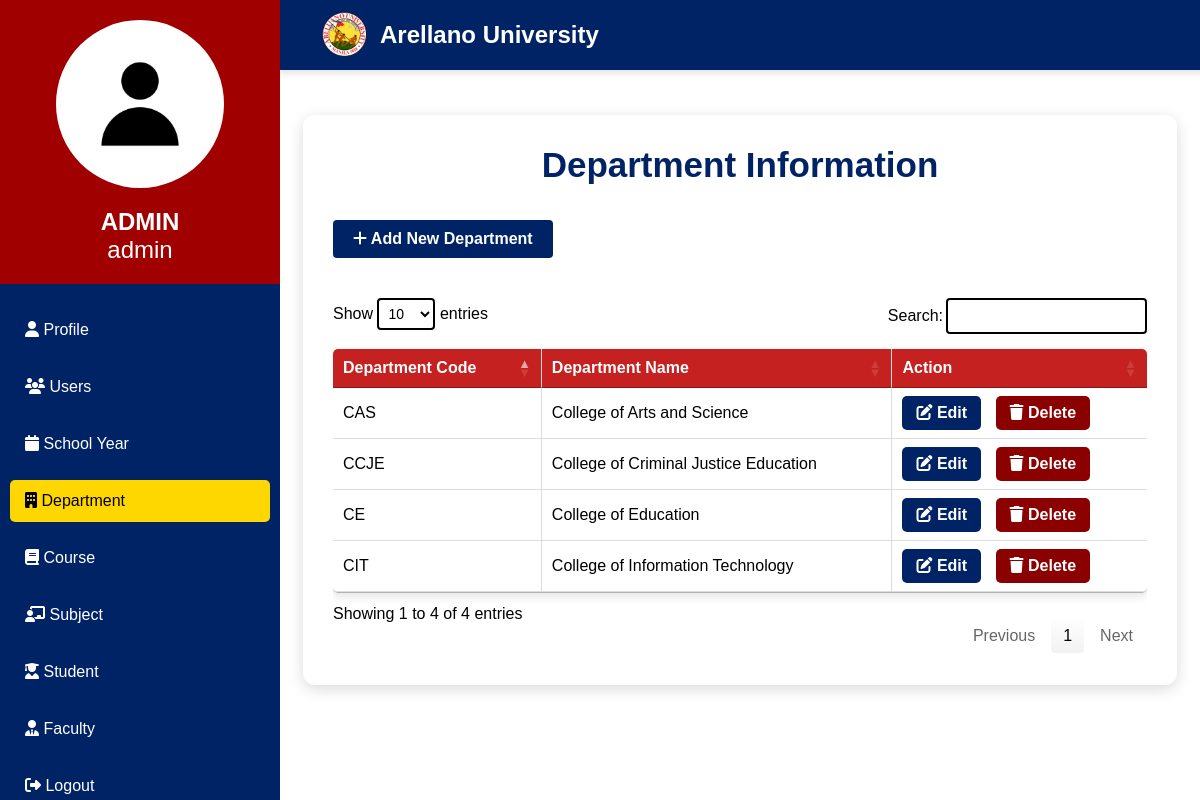
The app's page /admin/department.php (signed in) with its own data.
### tables this page shows
CREATE TABLE `tbl_users` (
  `user_id` varchar(20) NOT NULL,
  `password` text NOT NULL,
  `account_type` varchar(10) NOT NULL,
  `status` varchar(10) NOT NULL
);

CREATE TABLE `tbl_department` (
  `department_code` varchar(20) NOT NULL,
  `department_name` text NOT NULL
);

### admin/department.php (the view, shortened to what this page needs)
<?php
    include("cn.php");
    $user_id = mysqli_real_escape_string($connection, $_SESSION['user_id']);
    $query = mysqli_query($connection, "SELECT * FROM tbl_users WHERE user_id = '$user_id'");
    $row = mysqli_fetch_assoc($query);
    $isUser = ($row['account_type'] === 'user');
?>
<!DOCTYPE html>
<html>
<head>
    <link rel="stylesheet" href="css/table.css">
    <link rel="stylesheet" type="text/css" href="https://cdn.datatables.net/1.11.5/css/jquery.dataTables.css">
    <link rel="stylesheet" href="https://cdnjs.cloudflare.com/ajax/libs/font-awesome/6.4.2/css/all.min.css">
</head>
<body>
<nav class="sidebar">
    <div class="sidebar-header">
        <div class="user-con">
            <div class="img-con">
                <img src="images/default.jpg" alt="Admin Image">
            </div>
            <div class="user-info">
                <strong><?php echo strtoupper($row["account_type"]); ?></strong><br><?php echo $row["user_id"]; ?>
            </div>
        </div>
    </div>
        <ul class="nav-links">
            <li><a href="admin-profile.php"><i class="fas fa-user"></i> Profile</a></li>
            <li><a href="users.php"><i class="fas fa-users"></i> Users</a></li>
            <li><a href="school-year.php"><i class="fas fa-calendar"></i> School Year</a></li>
            <li><a href="department.php" class="active"><i class="fas fa-building"></i> Department</a></li>
            <li><a href="course.php"><i class="fas fa-book"></i> Course</a></li>
            <li><a href="subject.php"><i class="fas fa-chalkboard-teacher"></i> Subject</a></li>
            <li><a href="student.php"><i class="fas fa-user-graduate"></i> Student</a></li>
            <li><a href="faculty.php"><i class="fas fa-user-tie"></i> Faculty</a></li>
            <li><a href="logout.php"><i class="fas fa-sign-out-alt"></i> Logout</a></li>
        </ul>
</nav>
<section class="main-content">
    <div class="top-con">
        <div class="top-nav">
            <img src="images/au_logo.png" alt="Arellano University Logo" class="brand">
            <h2>Arellano University</h2>
        </div>
    </div>
    <div class="table-container">
        <h1 class="title">Department Information</h1>
        <button class="add-btn disabled-link" <?php if ($isUser) echo 'disabled'; else echo 'onclick="openModal()"'; ?>> <i class="fas fa-plus"></i> Add New Department</button>
        <?php
            include("cn.php");
            $query = mysqli_query($connection, "SELECT * FROM tbl_department");
            $rows = mysqli_num_rows($query);
            if ($rows > 0) {
        ?>
        <table id="department" class="styled-table">
            <thead>
                <tr>
                    <th>Department Code</th>
                    <th>Department Name</th>
                    <th>Action</th>
                </tr>
            </thead>
            <tbody>
                <?php
                    $query = mysqli_query($connection, "SELECT * FROM tbl_department");
                    while ($data = mysqli_fetch_assoc($query)) {
                ?>
                <tr>
                    <td><?php echo htmlspecialchars($data['department_code']); ?></td>
                    <td><?php echo htmlspecialchars($data['department_name']); ?></td>
                    <td>
                        <div class="action-buttons">
                            <button class="btn-edit disabled-link" <?php if ($isUser) echo 'disabled'; else echo 'onclick="openEditModal(\'' . $data['department_code'] . '\', \'' . $data['department_name'] . '\')"'; ?>> <i class="fas fa-edit"></i> Edit</button>
                            <?php if ($isUser): ?>
                                <span class="btn-delete disabled-link"> <i class="fas fa-trash"></i> Delete</span>
                            <?php else: ?>
                                <a href="javascript:void(0);" class="btn-delete" onclick="openDeleteModal('<?php echo $data['department_code']; ?>')"> <i class="fas fa-trash"></i> Delete</a>
                            <?php endif; ?>
                        </div>
                    </td>
                </tr>
                <?php } ?>
            </tbody>
        </table>
        <?php } ?>
    </div>
</section>
</body>
</html>

### admin/css/table.css (style rules this page uses)
* { margin: 0; padding: 0; box-sizing: border-box; font-family: 'Arial', sans-serif; }
body { display: flex; height: 100vh; background: #f4f4f4; }
.top-con { z-index: 21; position: fixed; top: 0; width: 100%; background: #002366; height: 70px; display: flex; align-items: center; justify-content: center; box-shadow: 0px 4px 6px rgba(0, 0, 0, 0.1); }
.sidebar { width: 280px; height: 100vh; background-color: #002366; color: white; display: flex; flex-direction: column; position: fixed; left: 0; transition: left 0.3s ease-in-out; z-index: 100; overflow-y: auto; scrollbar-width: none; -ms-overflow-style: none; }
.sidebar-header { display: flex; align-items: center; gap: 10px; margin-bottom: 0px; }
.sidebar-header img { width: 50px; }
.nav-links { list-style: none; padding: 10px; }
.nav-links li { margin: 15px 0; position: relative; }
.nav-links a { text-decoration: none; color: white; font-size: 16px; padding: 12px 15px; display: block; border-radius: 5px; transition: 0.3s; cursor: pointer; }
.nav-links a:hover, .nav-links .active { background: #FFD700; color: black; }
.main-content { width: 100%; margin-left: 280px; padding: 0px; background: white; overflow-y: auto; }
.table-container { padding: 30px; border-radius: 12px; box-shadow: 0px 4px 15px rgba(0, 0, 0, 0.15); text-align: center; margin: 40px auto; width: 95%; margin-top: 115px; }
.title { font-size: 35px; font-weight: 600; color: #002366; margin-bottom: 25px; }
.styled-table { width: 100%; border-collapse: collapse; font-size: 16px; border-radius: 5px; overflow: hidden; box-shadow: 0px 4px 10px rgba(0, 0, 0, 0.1); background-color: #ffffff; text-align: left; }
.styled-table thead tr { background-color: #c52120; color: white; font-weight: bold; text-align: center; }
.styled-table tbody tr { border-bottom: 1px solid #ddd; transition: all 0.3s ease-in-out; }
.styled-table td { text-align: left !important; padding: 12px; }
.styled-table th, .styled-table td { padding: 12px; border-right: 1px solid #ddd; border-bottom: 1px solid #ddd; text-align: center; }
.styled-table th:last-child, .styled-table td:last-child { border-right: none; }
.btn-edit, .btn-delete { display: inline-block; padding: 8px 14px; font-size: 16px; font-weight: 600; border-radius: 5px; text-decoration: none; transition: all 0.3s ease-in-out; }
.btn-edit { color: white; background-color: #002366; border: none; cursor: pointer !important; }
.btn-delete { color: white; background-color: #8B0000; margin-left: 10px; }
.add-btn { width: auto; padding: 12px; display: inline-block; padding: 10px 20px; background: #002366; color: white; text-decoration: none; border: none; border-radius: 4px; font-size: 16px; transition: all 0.3s ease-in-out; margin-top: 10px; cursor: pointer; font-weight: 600; float: left; margin-bottom: 40px; }
.top-nav { display: flex; align-items: center; gap: 10px; background: #002366; height: 70px; width: calc(100% - 20px); color: white; margin: 10px; box-sizing: border-box; }
.brand { height: 50px; padding-left: 30px; }
.user-con { display: flex; flex-direction: column; align-items: center; justify-content: center; background-color: #A00000; width: 100%; height: 100%; padding: 20px; margin: 0; }
.img-con { display: flex; justify-content: center; align-items: center; margin-bottom: 10px; }
.img-con img { width: 70%; height: auto; border-radius: 50%; object-fit: cover; }
.user-info { margin-top: 10px; font-size: 24px; text-align: center; font-weight: 400; color: white; }

### records on screen
tbl_users: account_type "ADMIN", user_id "admin"
tbl_department: department_code "CAS", department_name "College of Arts and Science"
tbl_department: department_code "CCJE", department_name "College of Criminal Justice Education"
tbl_department: department_code "CE", department_name "College of Education"
tbl_department: department_code "CIT", department_name "College of Information Technology"
